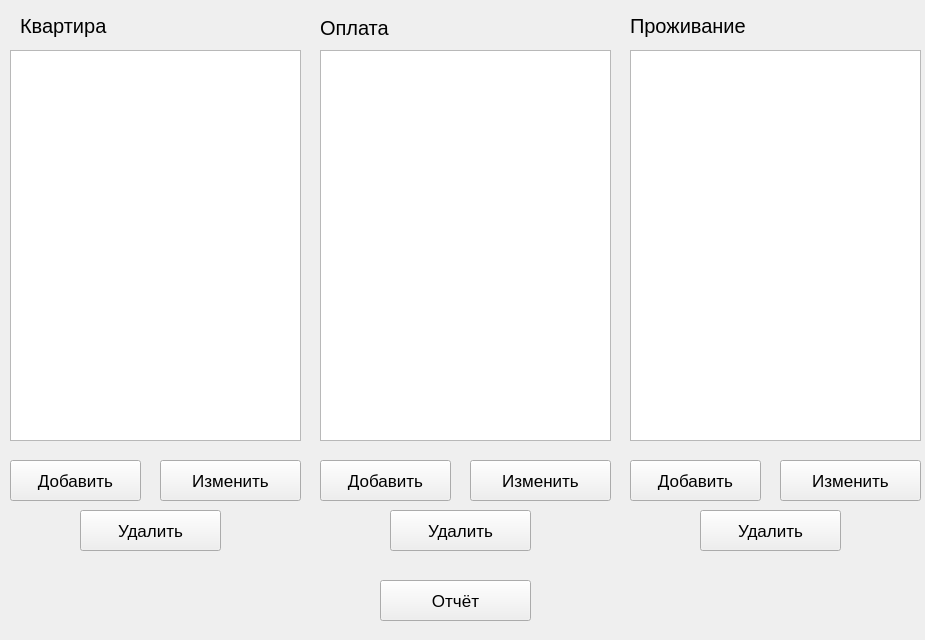
<?xml version="1.0" encoding="UTF-8"?>
<ui version="4.0">
 <class>MainWindow</class>
 <widget class="QMainWindow" name="MainWindow">
  <property name="geometry">
   <rect>
    <x>0</x>
    <y>0</y>
    <width>925</width>
    <height>640</height>
   </rect>
  </property>
  <property name="font">
   <font>
    <pointsize>9</pointsize>
   </font>
  </property>
  <property name="windowTitle">
   <string>MainWindow</string>
  </property>
  <widget class="QWidget" name="centralwidget">
   <widget class="QTableView" name="tableView_Flat">
    <property name="geometry">
     <rect>
      <x>10</x>
      <y>50</y>
      <width>291</width>
      <height>391</height>
     </rect>
    </property>
   </widget>
   <widget class="QLabel" name="label_flat">
    <property name="geometry">
     <rect>
      <x>20</x>
      <y>10</y>
      <width>161</width>
      <height>31</height>
     </rect>
    </property>
    <property name="font">
     <font>
      <pointsize>15</pointsize>
     </font>
    </property>
    <property name="text">
     <string>Квартира</string>
    </property>
   </widget>
   <widget class="QPushButton" name="pushButton_flat_add">
    <property name="geometry">
     <rect>
      <x>10</x>
      <y>460</y>
      <width>131</width>
      <height>41</height>
     </rect>
    </property>
    <property name="font">
     <font>
      <pointsize>13</pointsize>
     </font>
    </property>
    <property name="text">
     <string>Добавить</string>
    </property>
   </widget>
   <widget class="QPushButton" name="pushButton_flat_remove">
    <property name="geometry">
     <rect>
      <x>160</x>
      <y>460</y>
      <width>141</width>
      <height>41</height>
     </rect>
    </property>
    <property name="font">
     <font>
      <pointsize>13</pointsize>
     </font>
    </property>
    <property name="text">
     <string>Изменить</string>
    </property>
   </widget>
   <widget class="QPushButton" name="pushButton_flat_delete">
    <property name="geometry">
     <rect>
      <x>80</x>
      <y>510</y>
      <width>141</width>
      <height>41</height>
     </rect>
    </property>
    <property name="font">
     <font>
      <pointsize>13</pointsize>
     </font>
    </property>
    <property name="text">
     <string>Удалить</string>
    </property>
   </widget>
   <widget class="QTableView" name="tableView_Pay">
    <property name="geometry">
     <rect>
      <x>320</x>
      <y>50</y>
      <width>291</width>
      <height>391</height>
     </rect>
    </property>
   </widget>
   <widget class="QLabel" name="label_pay">
    <property name="geometry">
     <rect>
      <x>320</x>
      <y>2</y>
      <width>121</width>
      <height>51</height>
     </rect>
    </property>
    <property name="font">
     <font>
      <pointsize>15</pointsize>
     </font>
    </property>
    <property name="text">
     <string>Оплата</string>
    </property>
   </widget>
   <widget class="QPushButton" name="pushButton_Pay_add">
    <property name="geometry">
     <rect>
      <x>320</x>
      <y>460</y>
      <width>131</width>
      <height>41</height>
     </rect>
    </property>
    <property name="font">
     <font>
      <pointsize>13</pointsize>
     </font>
    </property>
    <property name="text">
     <string>Добавить</string>
    </property>
   </widget>
   <widget class="QPushButton" name="pushButton_Pay_remove">
    <property name="geometry">
     <rect>
      <x>470</x>
      <y>460</y>
      <width>141</width>
      <height>41</height>
     </rect>
    </property>
    <property name="font">
     <font>
      <pointsize>13</pointsize>
     </font>
    </property>
    <property name="text">
     <string>Изменить</string>
    </property>
   </widget>
   <widget class="QPushButton" name="pushButton_Pay_delete">
    <property name="geometry">
     <rect>
      <x>390</x>
      <y>510</y>
      <width>141</width>
      <height>41</height>
     </rect>
    </property>
    <property name="font">
     <font>
      <pointsize>13</pointsize>
     </font>
    </property>
    <property name="text">
     <string>Удалить</string>
    </property>
   </widget>
   <widget class="QTableView" name="tableView_Resident">
    <property name="geometry">
     <rect>
      <x>630</x>
      <y>50</y>
      <width>291</width>
      <height>391</height>
     </rect>
    </property>
   </widget>
   <widget class="QPushButton" name="pushButton_Resident_add">
    <property name="geometry">
     <rect>
      <x>630</x>
      <y>460</y>
      <width>131</width>
      <height>41</height>
     </rect>
    </property>
    <property name="font">
     <font>
      <pointsize>13</pointsize>
     </font>
    </property>
    <property name="text">
     <string>Добавить</string>
    </property>
   </widget>
   <widget class="QPushButton" name="pushButton_Resident_remove">
    <property name="geometry">
     <rect>
      <x>780</x>
      <y>460</y>
      <width>141</width>
      <height>41</height>
     </rect>
    </property>
    <property name="font">
     <font>
      <pointsize>13</pointsize>
     </font>
    </property>
    <property name="text">
     <string>Изменить</string>
    </property>
   </widget>
   <widget class="QPushButton" name="pushButton_Resident_delete">
    <property name="geometry">
     <rect>
      <x>700</x>
      <y>510</y>
      <width>141</width>
      <height>41</height>
     </rect>
    </property>
    <property name="font">
     <font>
      <pointsize>13</pointsize>
     </font>
    </property>
    <property name="text">
     <string>Удалить</string>
    </property>
   </widget>
   <widget class="QLabel" name="label_resident">
    <property name="geometry">
     <rect>
      <x>630</x>
      <y>0</y>
      <width>130</width>
      <height>51</height>
     </rect>
    </property>
    <property name="font">
     <font>
      <pointsize>15</pointsize>
     </font>
    </property>
    <property name="text">
     <string>Проживание</string>
    </property>
   </widget>
   <widget class="QPushButton" name="pushButton_Report">
    <property name="geometry">
     <rect>
      <x>380</x>
      <y>580</y>
      <width>151</width>
      <height>41</height>
     </rect>
    </property>
    <property name="font">
     <font>
      <pointsize>13</pointsize>
     </font>
    </property>
    <property name="text">
     <string>Отчёт</string>
    </property>
   </widget>
  </widget>
 </widget>
 <resources/>
 <connections/>
</ui>
